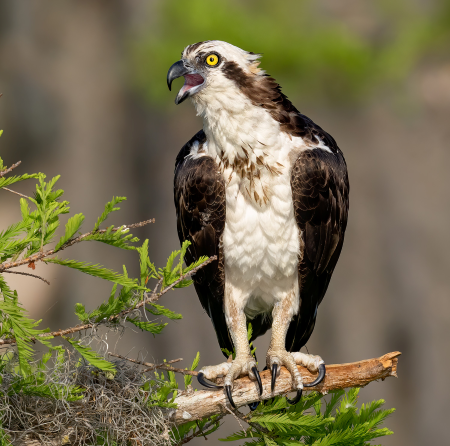
#> input picture images/Osprey01_tiny.png, 450 x 446 px, found by its file name
$ jupyter execute 06_Changing_Pixels.ipynb
#> lines starting #> are read from the running program, lines starting #| are printed output that depends on the picture
# _*Changing a single Pixel in the image*_

[cell 1]
# Convert image to 1-bit grayscale image
from PIL import Image, ImageFilter
import matplotlib.pyplot as plt
import numpy as np
import pprint
from matplotlib.patches import Rectangle

[cell 2]
bird_img = '/home/onkar/PyTorchForDLandCV/tools/PILImage/images/Osprey01_tiny.png'

fig, axes = plt.subplots(1, 2, figsize=(20, 10))

with Image.open(bird_img) as bimg:
#> bimg is the input picture: PIL image 450x446 RGBA; mean R, G, B, A 116.8, 108.7, 79.2, 255
    new_bimg = bimg.copy()
    new_bimg.putpixel((260, 260), (255, 0, 0)) # Put Red Pixel in the middle of the image

    axes[0].imshow(bimg)
    axes[0].set_title('Original Image')

    axes[1].imshow(new_bimg)
    axes[1].set_title('Image with Red Pixel at Center')

    # Annotate the coordinate on the new image
    axes[1].annotate('(260, 260)', # This is the text to display
                 (260, 260), # These are the coordinates to position the text
                 textcoords="offset points", # how to position the text
                 xytext=(0,10), # distance from text to points (x,y)
                 ha='center') # horizontal alignment can be left, right or center


    # Create a rectangle patch with the bottom left corner slightly offset from the pixel
    # The size (10, 10) can be adjusted as needed
    rect = Rectangle((260-5, 260-5), 10, 10, linewidth=1, edgecolor='b', facecolor='none')

    # Add the rectangle to the axes
    axes[1].add_patch(rect)

    # show the plot
    plt.show()
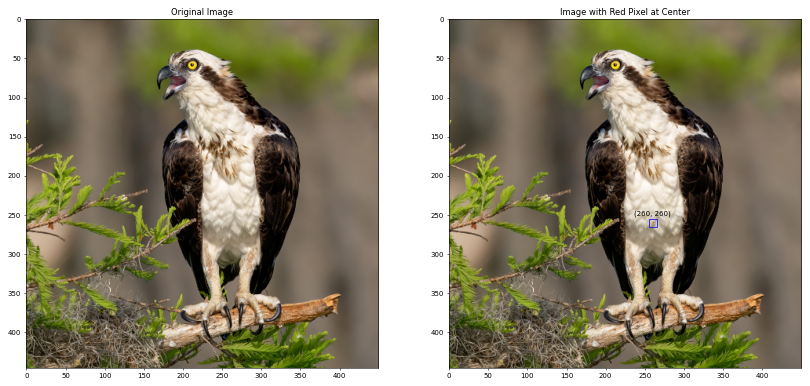
#> figure drawn by matplotlib, 2 panels

## _*Change large numbers of Pixels in an image*_

[cell 3]
# Note that below operation, changing Pixels with Pillow in 2 for loops is very slow operation - if you want to do this more regularly, you will have to use numpy arrays

bird_img = '/home/onkar/PyTorchForDLandCV/tools/PILImage/images/Osprey01_tiny.png'

fig, axes = plt.subplots(1, 2, figsize=(20, 10))

with Image.open(bird_img) as bimg:
    new_bimg = bimg.copy()
    # new_bimg.putpixel((260, 260), (255, 0, 0)) # Put Red Pixel in the middle of the image

    W, H = new_bimg.size
#> W = 450; H = 446
    for x in range(W):
        for y in range(H):
            colors = new_bimg.getpixel((x, y))
            if colors[0] > 200:
                new_bimg.putpixel((x, y), (255, 0, 0))
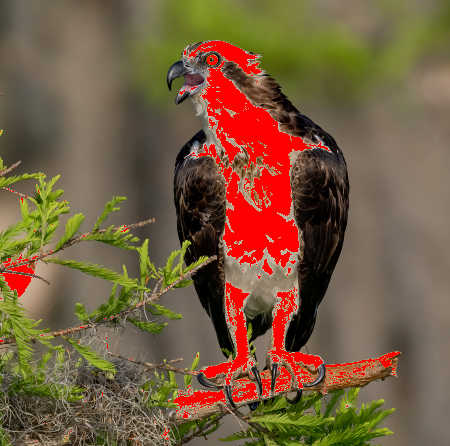
#> new_bimg: PIL image 450x446 RGBA; mean R, G, B, A 119.1, 92.3, 64.4, 255

    axes[0].imshow(bimg)
    axes[0].set_title('Original Image')

    axes[1].imshow(new_bimg)
    axes[1].set_title('Image with Red Pixel at Center')

    # show the plot
    plt.show()
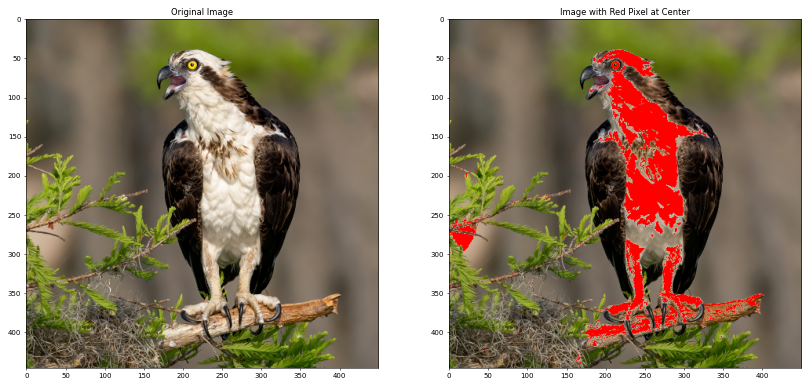
#> figure drawn by matplotlib, 2 panels
